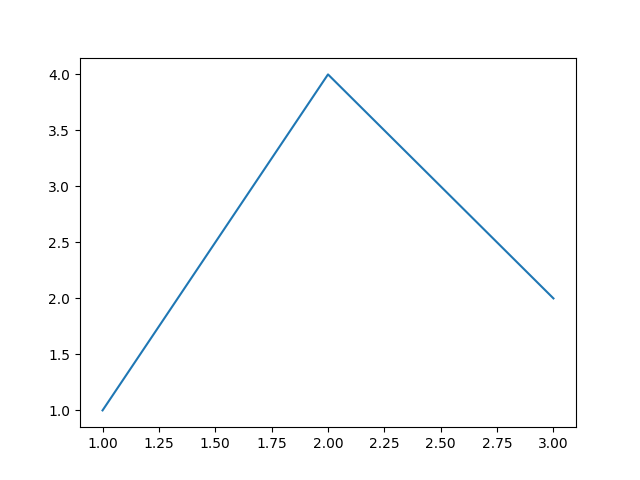

The Python source for this figure:
import matplotlib.pyplot as plt
import numpy as np

(fig, ax) = plt.subplots()
ax.plot([1, 2, 3, ], [1, 4, 2, ], label='chart 1')
plt.show()
